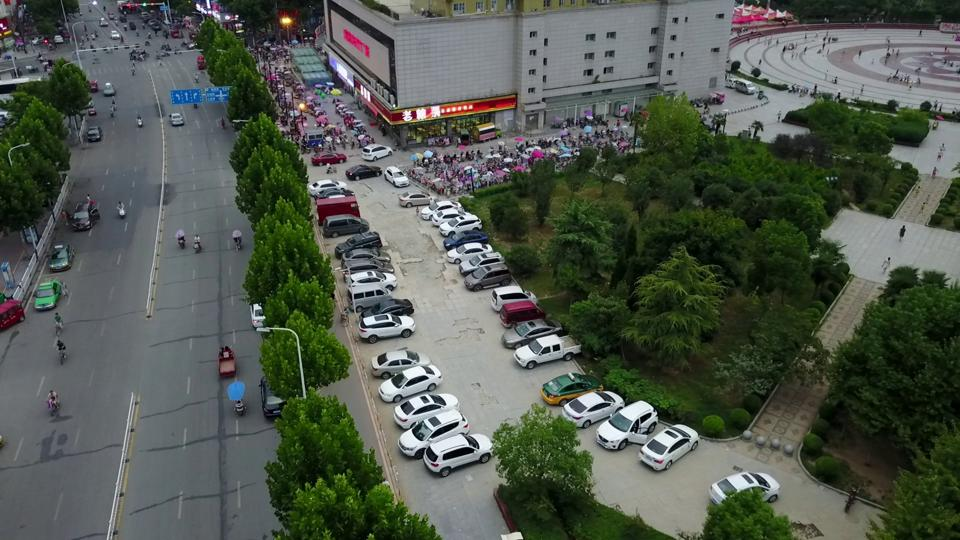
#> input picture test_img.jpg, 960 x 540 px, found by its file name
$ python tiling.py
#> lines starting #> are read from the running program, lines starting #| are printed output that depends on the picture
#############################################################################################
# Filename: tiling.py
# Author: Hayley Wisman
# Date Created: 04/06/2023
# Last Modified: 04/06/2023
# Description: Performs tiling on an image as a preprocessing step prior to object detection
#############################################################################################
import cv2
import numpy as np
import math
import sys

# read and display an image in the same directory to test output
img = cv2.imread("test_img.jpg")
#> img is the input picture: shape (540, 960, 3); mean B, G, R 78.1, 88.3, 80.7

# set configurable variables below
x_tiles = 4             # number of tiles in x-direction
y_tiles = 4             # number of tiles in y-direction
resize_factor = 2       # factor by which image tile will be upsized in x and y directions
# set variables here to specify tile size instead of # tiles

# Compute pixel dimensions per tile
xtile_pixels = int(img.shape[0] / x_tiles)
#> xtile_pixels = 135
ytile_pixels = int(img.shape[1] / y_tiles)
#> ytile_pixels = 240

# Ensure number of tiles evenly divides image dimensions
# range is preset arbitrarily--adjust as desired
for i in range(5):
    if (img.shape[0] % x_tiles == 0):
        break
    else:
        x_tiles += 1
#> after the loop, x_tiles = 4

for i in range(5):
    if (img.shape[1] % y_tiles == 0):
        break
    else:
        y_tiles += 1
#> after the loop, y_tiles = 4

print("Tiles in x-direction: ", x_tiles)    # just for debugging
#| Tiles in x-direction:  4
print("Tiles in y-direction: ", y_tiles)
#| Tiles in y-direction:  4

resize_dim = (resize_factor*ytile_pixels, resize_factor*xtile_pixels)    # resized tile dimensions
#> resize_dim = (480, 270)
tiles = []         # stores tiles after they have been resized

# store tiles in an array
for i in range(x_tiles):
    startx = i * xtile_pixels
    endx = (i + 1) * xtile_pixels

    for j in range(y_tiles):
        starty = j * ytile_pixels
        endy = (j + 1) * ytile_pixels
        tile = cv2.resize(img[startx:endx, starty:endy], resize_dim, interpolation = cv2.INTER_CUBIC)
        tiles.append(tile)
#> after the loop, tiles = 16 items

# display full image and a tile (testing/debugging)
cv2.imshow('image1', img)
cv2.imshow('resized tile0', tiles[0])
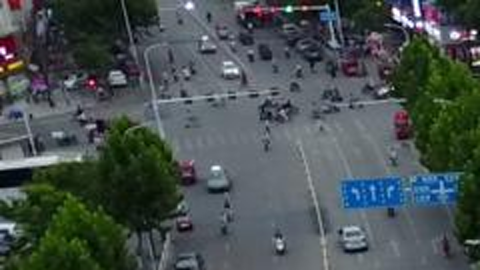
#> window 'resized tile0': shape (270, 480, 3); mean B, G, R 79.8, 80.4, 71.1
#cv2.imshow('resized tile1', tiles[1])
#cv2.imshow('resized tile2', tiles[2])
#cv2.imshow('resized tile3', tiles[3])

cv2.waitKey(0)     # this keeps the image windows open until the user hits the 0 key
